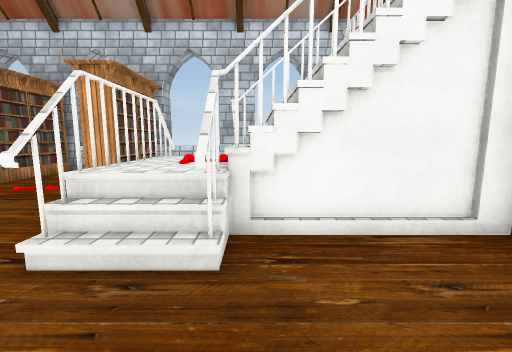
View 1 (above)

16 first-person views from a walk through a scene from a Unity 3-D project. The camera is 1.4 m above the floor, tilts 8° down and sees 90° across. The floor is counted in squares, 1 m on a side. Each view is taken from the middle of a square. On the plan, view 1 faces up. The plan holds only what a view shows up to about 13 squares ahead; the rest is blank. The place goes on beyond the plan. The player character is not drawn. Door leaves are left out, so doorways stand open. Some surface patterns are stand-ins.

View 2
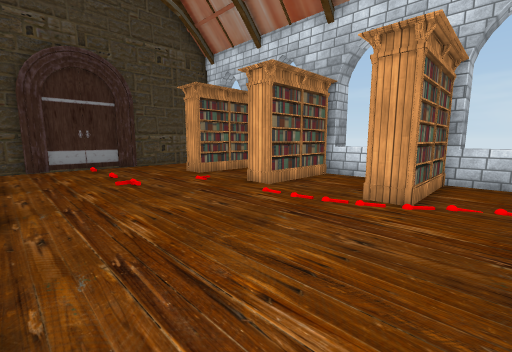

View 3
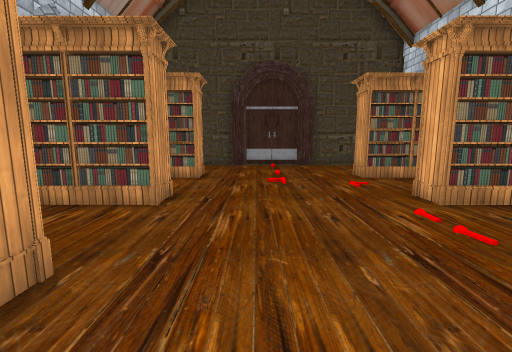

View 4
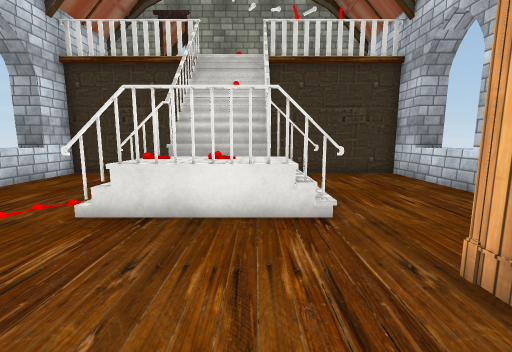

View 5
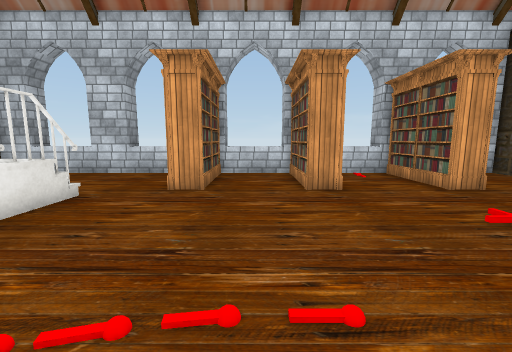

View 6
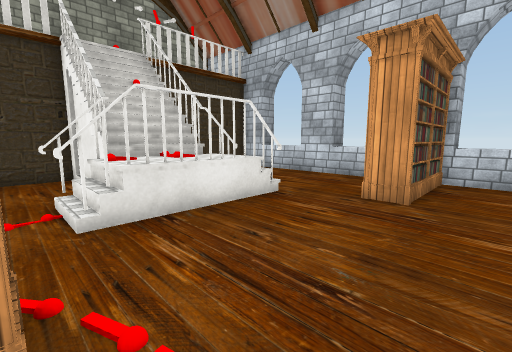

View 7
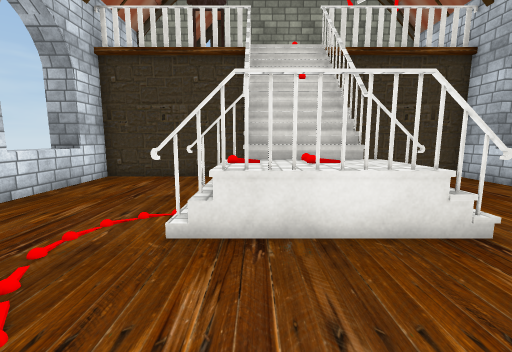

View 8
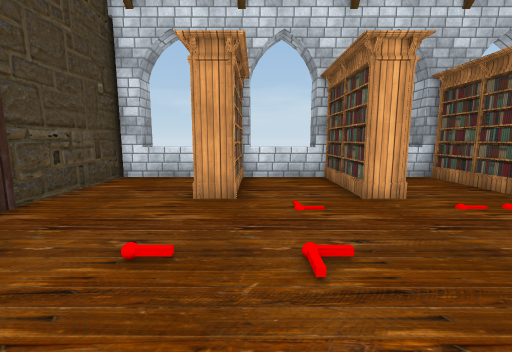

View 9
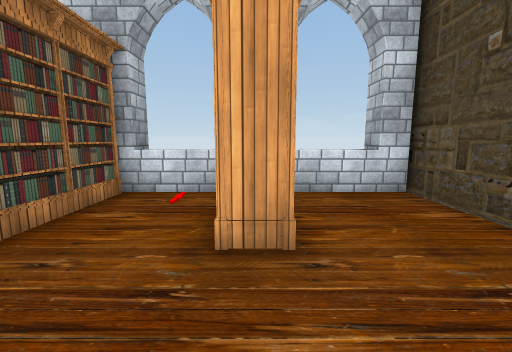

View 10
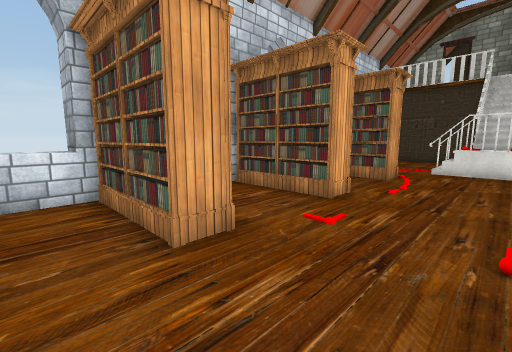

View 11
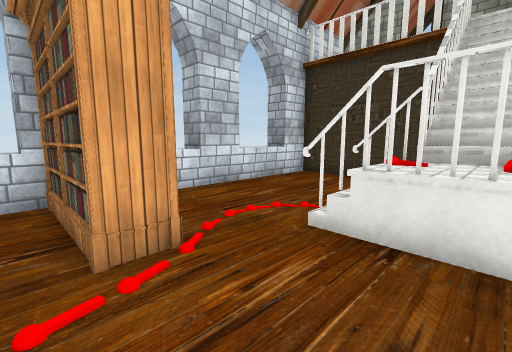

View 12
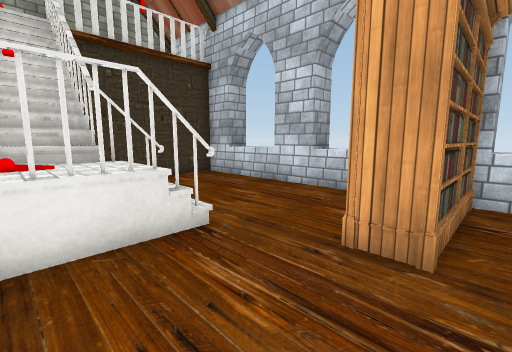

View 13
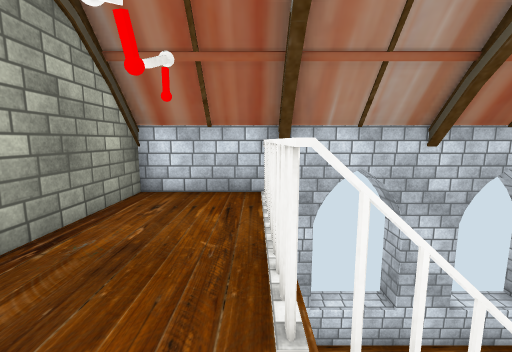

View 14
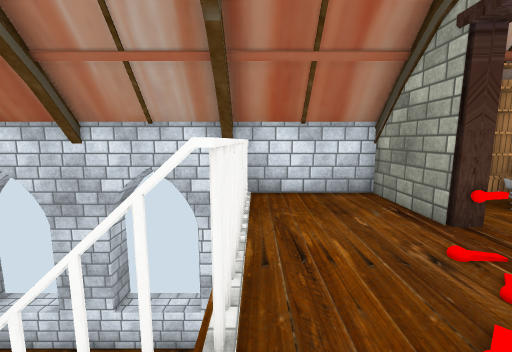

View 15
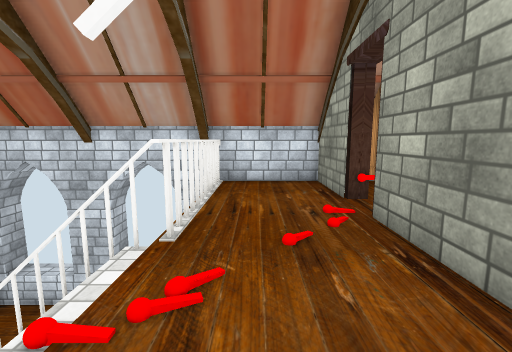

View 16
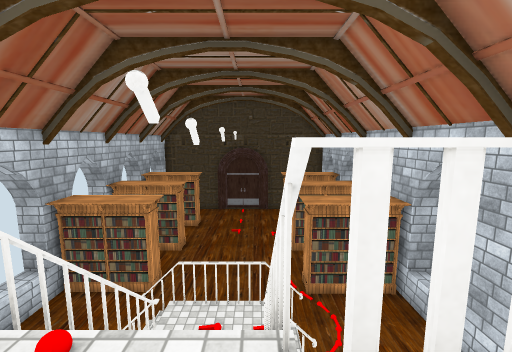

### Floor plan
Key: @ floor where view 1 was taken; # wall or solid block; . main floor; : floor 4.75 m higher than the main floor; / step, stairs or slope; D open door; = window, fence, low wall or low ledge; ^ raised ledge; B bookshelf.
Columns run from 17 left of view 1 to 7 right of it. Each row starts with its distance up from view 1.
 13  #^#   ### ###^###^##
 12 #^^^#^^^#^^^#^^^#^^^#####
 11 #...B...B...B........#::#
 10 #...B...B...B........#::#
  9 #...B...B...B........#::D
  8 #...B...B...B........#::D
  7 #..............=/....#::#
  6 #..............=/## /#::#
  5 #..............#//////::#
  4 #..............#/=###:  #
  3 #..............=/....#::#
  2 #...B...B...B........#::#
  1 #...B...B...B........#::#
  0 #...B...B...B....@...#::#
 -1 #...B...B...B........#::#
 -2 #^^^#^^^#^^^#^^^#^^^#####
 -3  ^   ^ ^ ^ ^ ^^^ #^^#

Where each view was taken, in squares from view 1:
view 1: 0 up, 0 right, facing up
view 2: 2 up, 3 left, facing up-left
view 3: 4 up, 3 left, facing left
view 4: 4 up, 7 left, facing right
view 5: 9 up, 7 left, facing down
view 6: 8 up, 7 left, facing down-right
view 7: 6 up, 6 left, facing right
view 8: 2 up, 12 left, facing up
view 9: 5 up, 13 left, facing down
view 10: 5 up, 15 left, facing up-right
view 11: 5 up, 6 left, facing up-right
view 12: 5 up, 6 left, facing down-right
view 13: 5 up, 4 right, facing down
view 14: 5 up, 4 right, facing up
view 15: 3 up, 5 right, facing up
view 16: 6 up, 5 right, facing left
